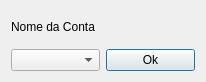
<?xml version="1.0" encoding="UTF-8"?>
<ui version="4.0">
 <class>Dialog</class>
 <widget class="QDialog" name="Dialog">
  <property name="geometry">
   <rect>
    <x>0</x>
    <y>0</y>
    <width>206</width>
    <height>82</height>
   </rect>
  </property>
  <property name="windowTitle">
   <string>Dialog</string>
  </property>
  <layout class="QGridLayout" name="gridLayout">
   <item row="0" column="0">
    <widget class="QLabel" name="label">
     <property name="text">
      <string>Nome da Conta</string>
     </property>
    </widget>
   </item>
   <item row="1" column="0">
    <widget class="QComboBox" name="comboBox"/>
   </item>
   <item row="1" column="1">
    <widget class="QPushButton" name="pushButton">
     <property name="text">
      <string>Ok</string>
     </property>
    </widget>
   </item>
  </layout>
 </widget>
 <resources/>
 <connections/>
</ui>
